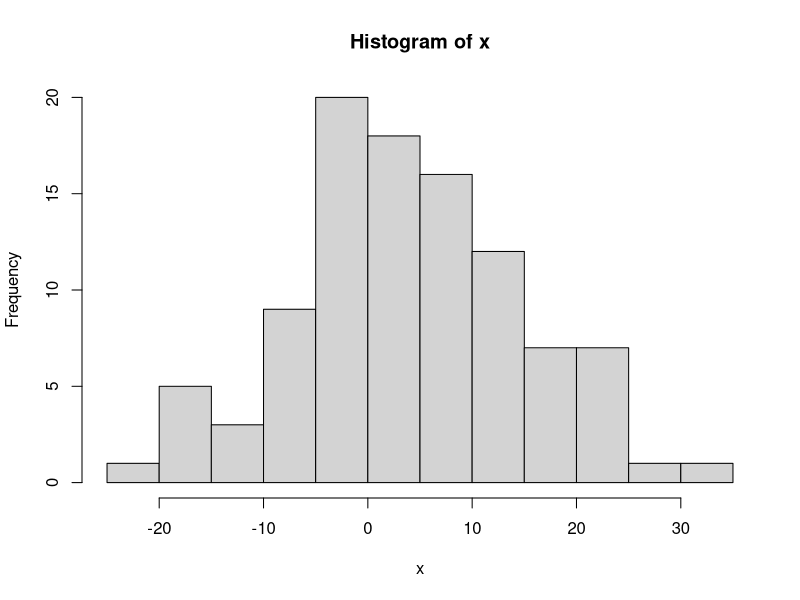
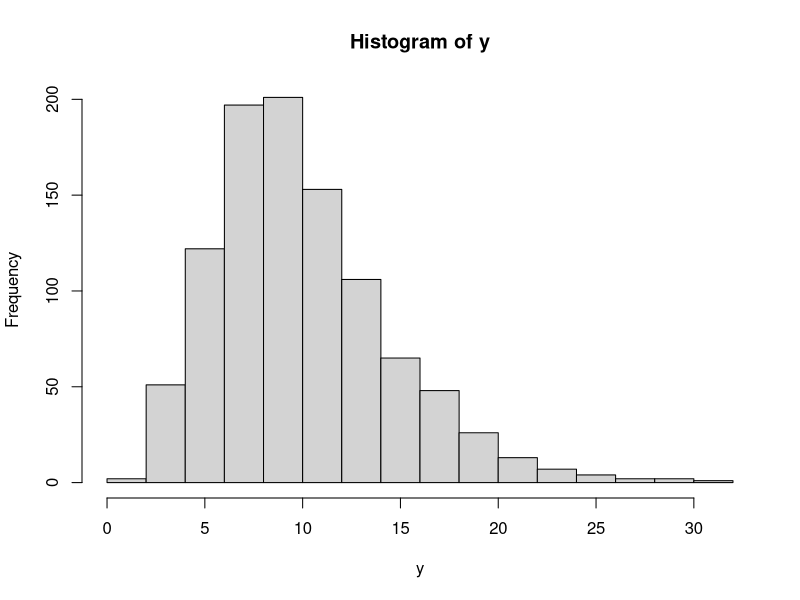
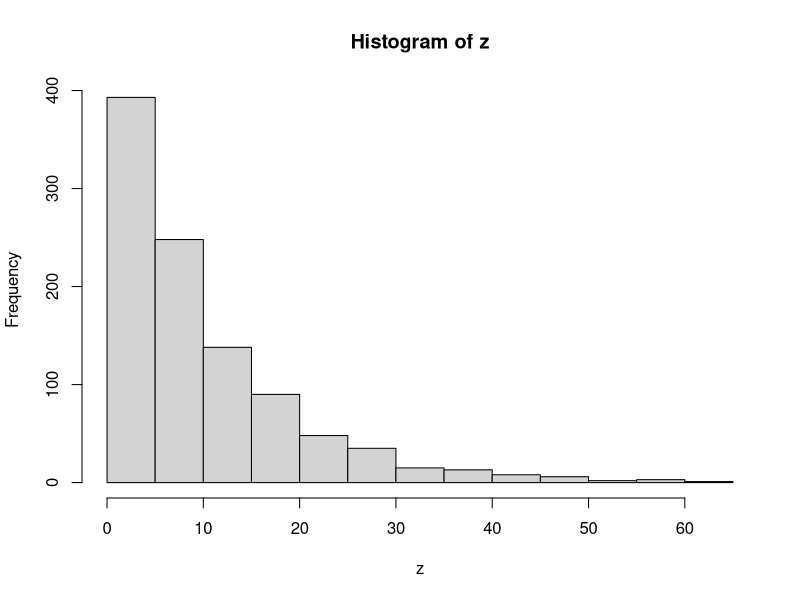
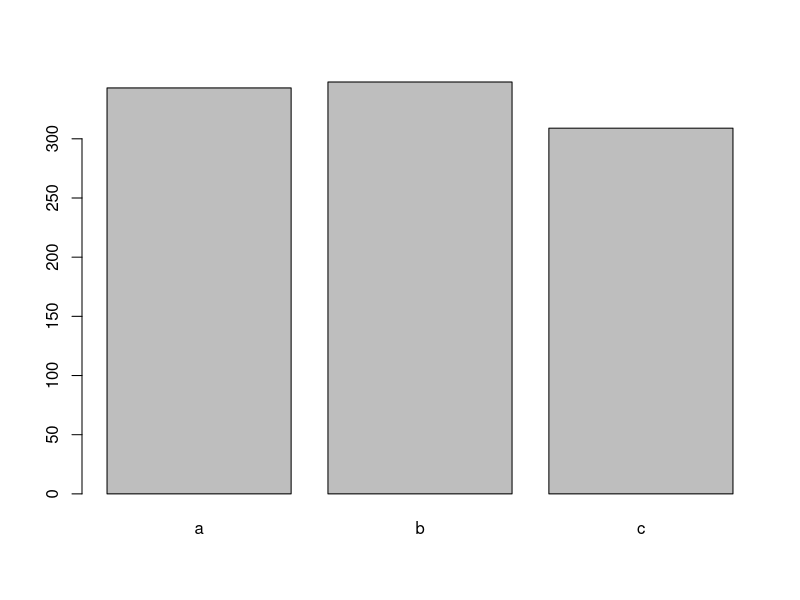
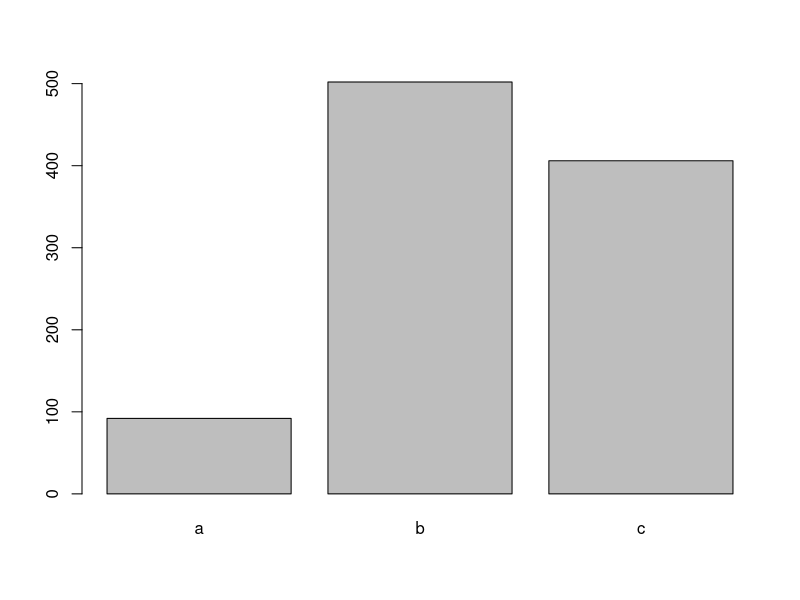
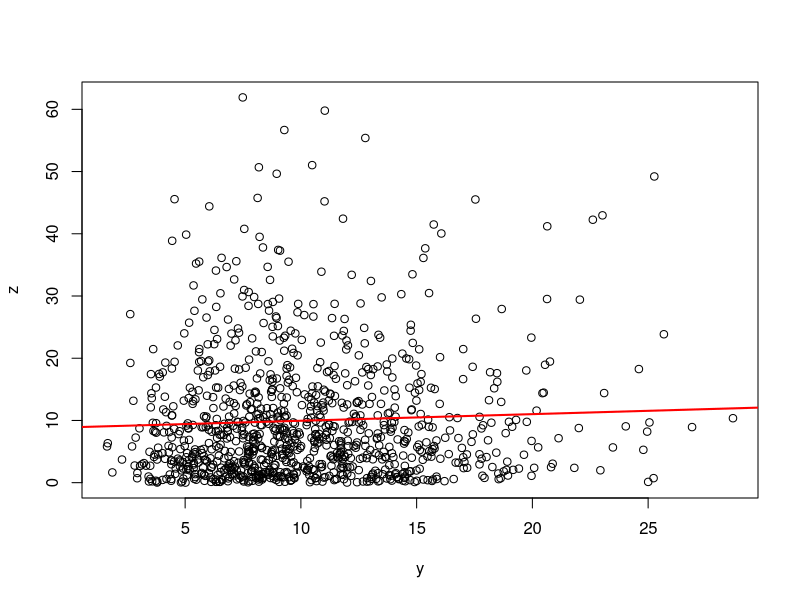

Write R code to recreate these figures, in order.
# 4. Descriptive statistics ----

# 4.1 Random numbers
# - rnorm(n, mean, sd)
# - rchisq(n, df)
# - rexp(n, rate)
x <- rnorm(100, mean = 5, sd = 10)
hist(x)

y <- rchisq(1000, df = 10)
hist(y)

z <- rexp(1000, rate = 1/10)
hist(z)

a <- sample(c("a", "b", "c"), 1000, replace = TRUE)
barplot(table(a))

b <- sample(c("a", "b", "c"), 1000, replace = TRUE, prob = c(0.1, 0.5, 0.4))
barplot(table(b))

# 4.2 Univariate statistics
# - Functions for vectors (variables of data.frame)
# - length, table, sum, mean, median, variance, sd, quantile, min, max

length(x) # Length of vector = number of elements
table(a)  # Frequency table
sum(x)
mean(x)
median(x)
var(x)
sd(x)
min(x)
max(x)

## missing values
y[500] <- NA
y

sum(y)
sum(y, na.rm = TRUE)

# sum(data$var)

quantile(x, probs = c(0.33, 0.67))

# 4.3. Multivariate statistics
# - Two vectors (two variables of data.frame)
# - cor, cov, table, lm

y <- rchisq(1000, df = 10)

cor(y, z)
cov(y, z)

table(a, b)

plot(y, z)
lm(z ~ y)

abline(coef(lm(z ~ y)), lwd = 2, col = "red")

# 4.4 Formulas
# - Special concise type of model specification
# - For regressions, tests etc.

# Simple linear regression: y ~ x
# Multiple lineare regression: y ~ x + z + a
# With interactions: y ~ x * z 

t.test(y, z)
wilcox.test(y, z)

# EXERCISE: Analyse your data!
# - Load it
# - Inspect it
# - Analyse it

# Example data sets:
# Google Trends [try r and python]
# https://trends.google.com/trends/explore?q=%2Fm%2F03p1r4&date=all
#
# Bike overtaking data
# http://drianwalker.com/overtaking/PsychBikeData.xls
#
# Gov Data
# https://www.govdata.de
